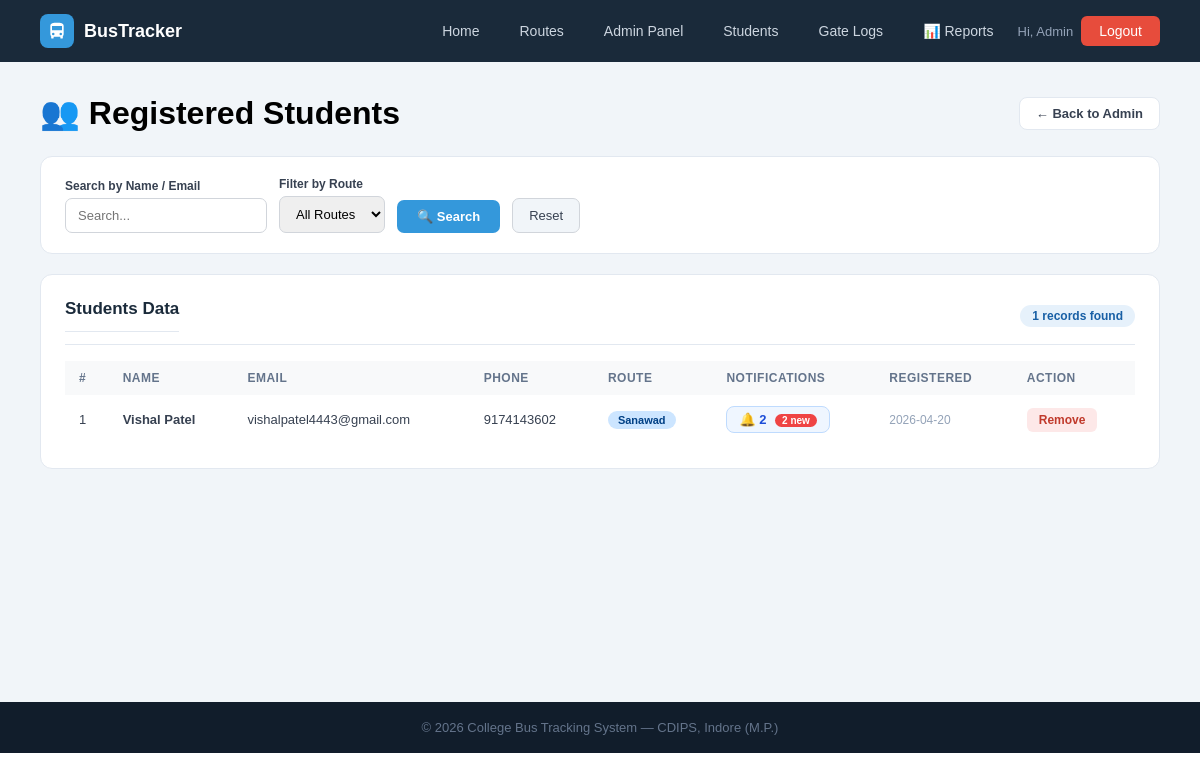
Page /admin/students (signed in) on the earlier database version.
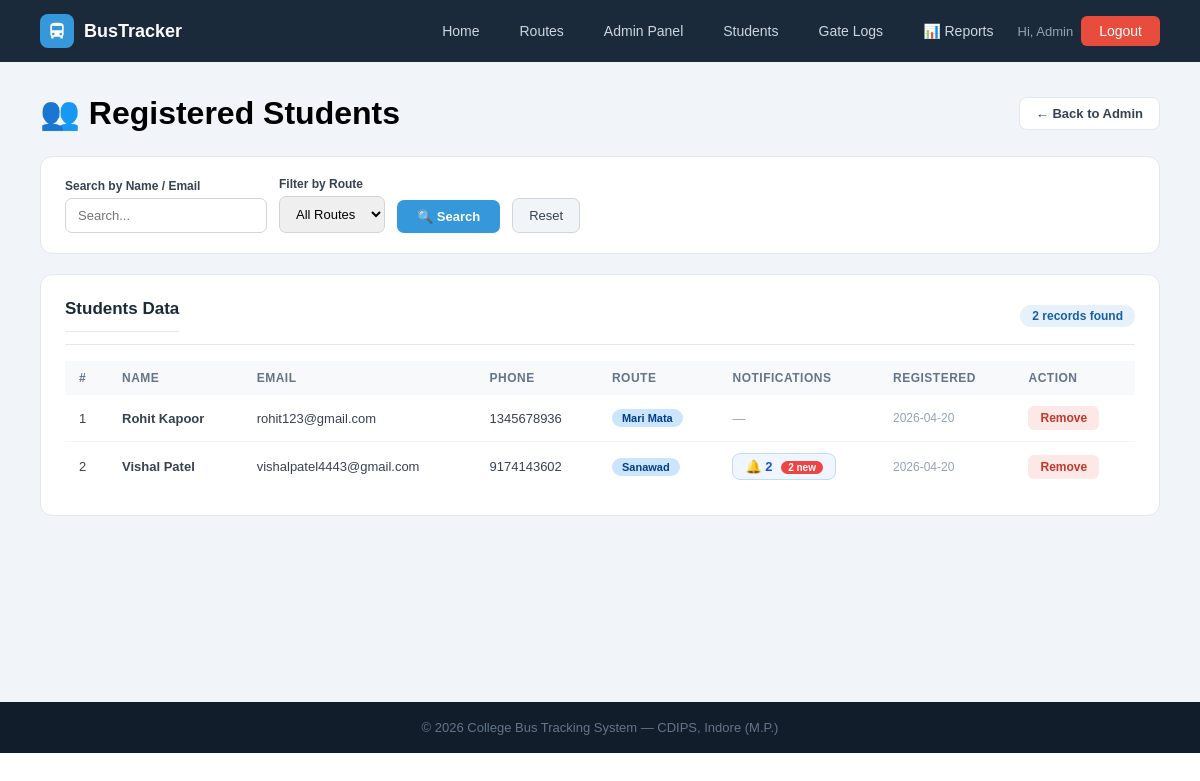
Same page on the later database version.
### tables this page shows
CREATE TABLE users (
        id INTEGER PRIMARY KEY AUTOINCREMENT,
        name TEXT NOT NULL, email TEXT UNIQUE NOT NULL,
        password TEXT NOT NULL, role TEXT DEFAULT 'student',
        phone TEXT, route_id INTEGER,
        created_at TIMESTAMP DEFAULT CURRENT_TIMESTAMP);

CREATE TABLE routes (
        id INTEGER PRIMARY KEY AUTOINCREMENT,
        route_name TEXT NOT NULL, bus_id INTEGER,
        start_point TEXT, end_point TEXT,
        departure_time TEXT, arrival_time TEXT, stops TEXT, original_bus_id INTEGER,
        FOREIGN KEY(bus_id) REFERENCES buses(id));

### app.py (the view)
@app.route('/admin/students')
@admin_required
def students_list():
    search=request.args.get('search',''); route_filter=request.args.get('route','')
    db=get_db()
    q = "SELECT u.*,r.route_name FROM users u LEFT JOIN routes r ON u.route_id=r.id WHERE u.role='student'"
    params=[]
    if search:
        q+=" AND (u.name LIKE ? OR u.email LIKE ?)"; params+=[f'%{search}%',f'%{search}%']
    if route_filter:
        q+=" AND u.route_id=?"; params.append(route_filter)
    q+=" ORDER BY u.created_at DESC"
    students=db.execute(q,params).fetchall()
    routes=db.execute("SELECT * FROM routes").fetchall()
    student_ids = [s['id'] for s in students]
    notif_map = {}
    if student_ids:
        placeholders = ','.join('?' * len(student_ids))
        all_notifs = db.execute(
            f"SELECT * FROM notifications WHERE user_id IN ({placeholders}) ORDER BY created_at DESC",
            student_ids
        ).fetchall()
        for n in all_notifs:
            uid = n['user_id']
            if uid not in notif_map:
                notif_map[uid] = []
            notif_map[uid].append(n)
    notif_data = {
        str(uid): [
            {
                'msg': n['message'],
                'time': n['created_at'][:16] if n['created_at'] else '',
                'read': bool(n['is_read'])
            }
            for n in notif_map.get(uid, [])
        ]
        for uid in notif_map
    }
    student_names = {str(s['id']): s['name'] for s in students}
    db.close()
    return render_template('students.html', students=students, routes=routes,
                           search=search, route_filter=route_filter,
                           notif_map=notif_map,
                           notif_data=notif_data,
                           student_names=student_names)

### app.py (called while the page is built, shortened)
def get_db():
    conn = sqlite3.connect(DB)
    conn.row_factory = sqlite3.Row
    return conn

def admin_required(f):
    @wraps(f)
    def dec(*a, **kw):
        if 'admin' not in session:
            flash('Admin access required.', 'error')
            return redirect(url_for('admin_login'))
        return f(*a, **kw)
    return dec

@app.context_processor
def inject_notifications():
    return dict(notifications=[], unread_count=0)

### templates/students.html (shortened to what this page needs)
{% extends "base.html" %}
{% block content %}
<div class="page">
    <div class="page-header-row">
        <h1>👥 Registered Students</h1>
        <a href="{{ url_for('admin_dashboard') }}" class="back-btn">← Back to Admin</a>
    </div>
    <div class="search-bar">
        <form method="GET" action="{{ url_for('students_list') }}">
            <div class="fg">
                <label>Search by Name / Email</label>
                <input type="text" name="search" placeholder="Search..." value="{{ search }}">
            </div>
            <div class="fg">
                <label>Filter by Route</label>
                <select name="route">
                    <option value="">All Routes</option>
                </select>
            </div>
            <button type="submit" class="btn-search">🔍 Search</button>
            <a href="{{ url_for('students_list') }}" class="btn-clear">Reset</a>
        </form>
    </div>
    <div class="panel">
        <div class="panel-header">
            <h2>Students Data</h2>
            <span class="count-badge">{{ students|length }} records found</span>
        </div>
        <table>
            <thead>
                <tr>
                    <th>#</th><th>Name</th><th>Email</th><th>Phone</th>
                    <th>Route</th><th>Notifications</th><th>Registered</th><th>Action</th>
                </tr>
            </thead>
            <tbody>
            {% for s in students %}
            {% set s_notifs = notif_map.get(s.id, []) %}
            {% set unread = s_notifs | selectattr('is_read', 'equalto', 0) | list | length %}
            <tr>
                <td>{{ loop.index }}</td>
                <td><b>{{ s.name }}</b></td>
                <td>{{ s.email }}</td>
                <td>{{ s.phone or '—' }}</td>
                <td>
                    {% if s.route_name %}
                    <span class="badge badge-blue">{{ s.route_name }}</span>
                    {% else %}
                    <span class="badge badge-gray">Not Assigned</span>
                    {% endif %}
                </td>
                <td>
                    {% if s_notifs %}
                    <button class="notif-view-btn" onclick="showNotifs('{{ s.id }}')">
                        🔔 {{ s_notifs|length }}
                        {% if unread > 0 %}<span class="unread-dot">{{ unread }} new</span>{% endif %}
                    </button>
                    {% else %}
                    <span style="color:#94a3b8;font-size:13px;">—</span>
                    {% endif %}
                </td>
                <td style="font-size:12px;color:#94a3b8">{{ s.created_at[:10] if s.created_at else '—' }}</td>
                <td><a href="{{ url_for('delete_student', uid=s.id) }}" class="btn-sm btn-danger">Remove</a></td>
            </tr>
            {% else %}
            <tr><td colspan="8" style="text-align:center;color:#94a3b8;padding:32px">No students found.</td></tr>
            {% endfor %}
            </tbody>
        </table>
    </div>
</div>
{% endblock %}

Differences in the rows shown:
added users: name "Rohit Kapoor", email "rohit123@gmail.com", phone "1345678936", route_name "Mari Mata", created_at "2026-04-20"
Other differences:
{{ students|length }}: "1" → "2"
